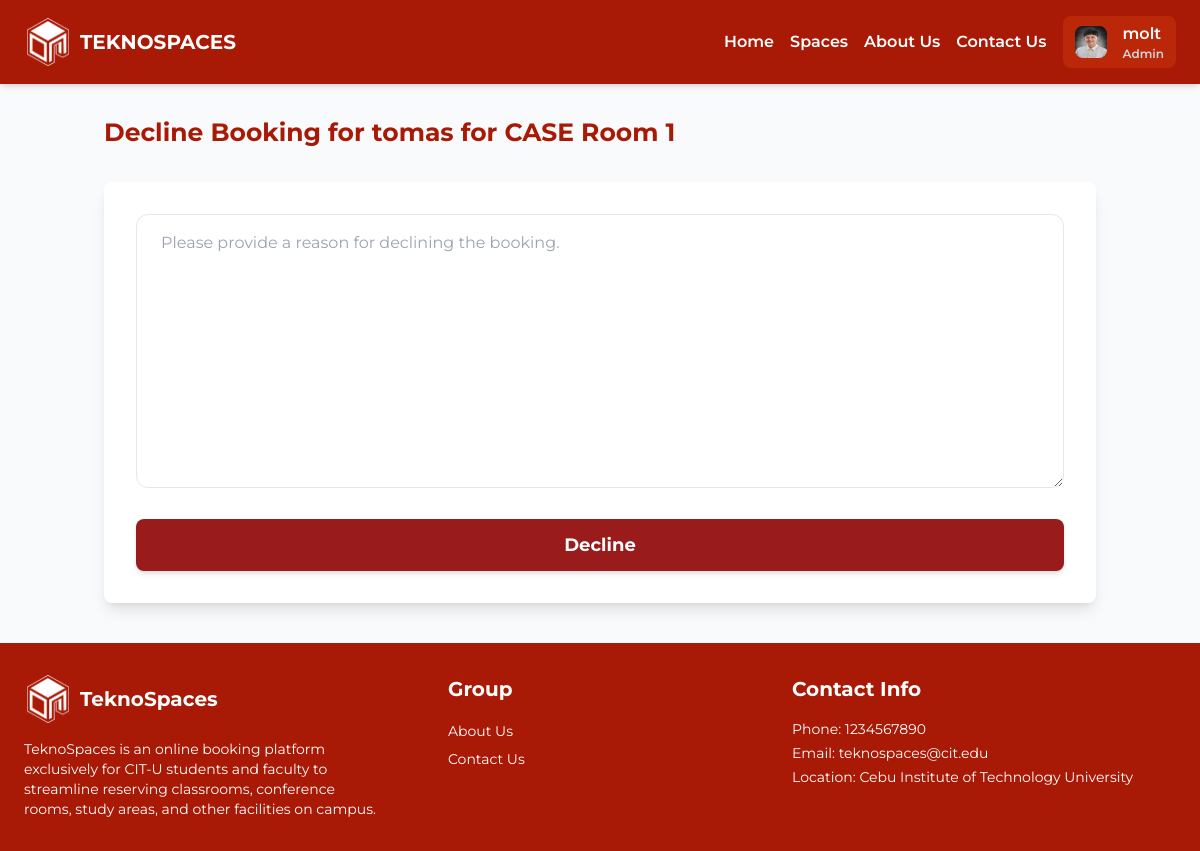
The page /dashboard/decline_booking/13/ (signed in) on the database its author committed.
### account/models.py (models this page shows)
class CustomUser(AbstractUser):
    profile_picture = models.ImageField(upload_to='prof_pic', blank=True, null=True)
    first_name = models.CharField(max_length=30, blank=True)
    last_name = models.CharField(max_length=30, blank=True)
    username = models.CharField(max_length=30, unique=True)
    email = models.EmailField(blank=True)
    sex = models.CharField(max_length=1, choices=[('M', 'Male'), ('F', 'Female')])
    year_level = models.IntegerField(null=True, blank=True, default=1)
    usertype = models.CharField(max_length=10, choices=[('student', 'Student'), ('faculty', 'Faculty'), ('admin', 'Admin')])
    program = models.CharField(max_length=100, null=True, default='Unrecorded')
    status = models.CharField(max_length=10, choices=[('active', 'Active'), ('inactive', 'Inactive')], default='active')

### booking/models.py (models this page shows, shortened)
class Booking(models.Model):
    STATUS_CHOICES = [
        ('pending', 'Pending'),
        ('rejected', 'Rejected'),
        ('approved', 'Approved'),
        ('archived', 'Archived'),
    ]
    user = models.ForeignKey(settings.AUTH_USER_MODEL, on_delete=models.CASCADE)
    space = models.ForeignKey(Space, on_delete=models.CASCADE)
    date = models.DateField(null=True, blank=True, default='2003-08-04')
    start_time = models.TimeField()
    end_time = models.TimeField()
    request_letter = models.FileField(upload_to='request_letters/')
    created_at = models.DateTimeField(auto_now_add=True)
    status = models.CharField(max_length=10, choices=STATUS_CHOICES, default='pending')

### space/models.py (models this page shows, shortened)
class Space(models.Model):
    main_image = models.ImageField(upload_to='space_images', blank=True, null=True)
    second_image = models.ImageField(upload_to='space_images', blank=True, null=True)
    third_image = models.ImageField(upload_to='space_images', blank=True, null=True)
    fourth_image = models.ImageField(upload_to='space_images', blank=True, null=True)
    fifth_image = models.ImageField(upload_to='space_images', blank=True, null=True)
    sixth_image = models.ImageField(upload_to='space_images', blank=True, null=True)
    title = models.CharField(max_length=100)
    category = models.ManyToManyField(Category, related_name='space')
    description = models.TextField(blank=True, null=True)
    price = models.FloatField()
    managed_by = models.ForeignKey(settings.AUTH_USER_MODEL, related_name='spaces', blank=True, null=True, on_delete=models.RESTRICT)
    booked_by = models.ForeignKey(settings.AUTH_USER_MODEL, related_name='space', blank=True, null=True, on_delete=models.SET_NULL)
    is_booked = models.BooleanField(default=False)
    date_created = models.DateField(auto_now_add=True)
    date_updated = models.DateTimeField(auto_now=True)
    book_count = models.IntegerField(null=True, blank=True, default=0)
    type = models.ManyToManyField(Type, related_name='space')
    venue = models.CharField(max_length=100)
    schedule = models.CharField(max_length= 16, null=True, blank=True, default='abcdefghijklmnop')
    seating_capacity = models.IntegerField()
    hasAirConditioner = models.BooleanField()
    hasInternet = models.BooleanField()
    hasTelevision = models.BooleanField()

### dashboard/views.py (the view)
# urls.py: path('decline_booking/<int:booking_id>/', views.decline_booking, name='decline_booking'),
@login_required
def decline_booking(request, booking_id):
    booking = get_object_or_404(Booking, id=booking_id)
    if request.method == 'POST':
        form = DeclineBookingForm(request.POST)
        if form.is_valid():
            reason = form.cleaned_data['reason']
            booking.status = 'rejected'
            booking.save()
            admin_user = request.user
            target_user = booking.user
            notification = Notification.objects.create(
                notification_type='decline',
                sender=admin_user,
                receiver=target_user,
                message=f'Your booking has been declined. Reason: {reason}',
                link=f'/spaces/{booking.space.id}/'
            )
            messages.success(request, 'Booking declined successfully.')
            return redirect('dashboard:my_bookings')
    else:
        form = DeclineBookingForm()
    return render(request, 'dashboard/decline_booking.html', {'form': form, 'booking': booking})

### dashboard/forms.py
class DeclineBookingForm(forms.Form):
    reason = forms.CharField(
        widget=forms.Textarea(attrs={
            'class': 'w-full py-4 px-6 rounded-xl border',  # Custom styling
            'placeholder': 'Please provide a reason for declining the booking.'  # Optional placeholder
        }),
        label='',  # Remove the label for the reason field
    )

### dashboard/templates/dashboard/decline_booking.html (shortened to what this page needs)
{% extends 'core/base.html' %}
{% block content %}
<div class="container mx-auto px-4 pt-[84px]">
    <h1 class="header">Decline Booking for {{ booking.user.username }} for {{ booking.space.title }}</h1>
    <form method="POST" action="." class="bg-white shadow-lg rounded-lg p-8">
        <div class="space-y-6">
            {{ form.as_p|safe }}
        </div>
        <button type="submit" class="mt-6 py-3 px-6 w-full text-lg rounded-lg bg-red-800 hover:bg-red-700 text-white transition duration-200 ease-in-out shadow-md focus:outline-none focus:ring-2 focus:ring-teal-400 focus:ring-opacity-50" style="font-weight: bold;">Decline</button>
    </form>
</div>
{% endblock %}

### core/templates/core/base.html (shortened to what this page needs)
<!DOCTYPE html>
<html lang="en">
<head>
    <script src="https://cdn.tailwindcss.com"></script>
    {% load static %}
    <link rel="stylesheet" href="{% static 'core/css/style.css' %}" type="text/css">
    <link rel="stylesheet" href="{% static 'css/base.css' %}" type="text/css">
    <link rel="stylesheet" href="https://cdnjs.cloudflare.com/ajax/libs/font-awesome/5.15.4/css/all.min.css">
</head>
<body class="bg-gray-50 font-sans relative">
    <nav class="py-4 px-6 flex flex-wrap items-center bg-[#A81906] shadow-md justify-between fixed z-[999999] w-full">
        {% load static %}
        <div class="flex items-center space-x-2">
            <img src="{% static 'core/images/logo-1.png' %}" alt="Logo" class="object-scale-down h-12 w-12">
            <a href="/" class="text-xl font-bold text-white">TEKNOSPACES</a>
        </div>
        <div class="w-full md:w-auto flex flex-col md:flex-row md:space-x-4 space-y-2 md:space-y-0 mt-4 md:mt-0 items-center md:justify-end">
            <a href="{% url 'core:index' %}" class="text-base font-semibold text-white hover:text-gray-300 transition">Home</a>
            <a href="{% url 'space:spaces' %}" class="text-base font-semibold text-white hover:text-gray-300 transition">Spaces</a>
            <a href="{% url 'core:about_us' %}" class="text-base font-semibold text-white hover:text-gray-300 transition">About Us</a>
            <a href="{% url 'core:contact_us' %}" class="text-base font-semibold text-white hover:text-gray-300 transition">Contact Us</a>
            {% if user.is_authenticated %}
                <div class="relative" id="profileDropdown">
                    <button onclick="toggleDropdown()" class="flex items-center px-3 py-1.5 text-base font-semibold bg-[#BA2709] text-white rounded-lg hover:bg-red-700 transition focus:outline-none">
                        {% if user.profile_picture %}
                            <img src="{{ user.profile_picture.url }}" alt="Profile Picture" class="h-8 w-8 rounded-lg mr-4">
                        {% else %}
                            <i class="fas fa-user-circle h-8 w-8 text-gray-500 mr-4"></i>
                        {% endif %}
                        <div class="flex flex-col items-start">
                            <span>{{ user.username }}</span>
                            {% if user.is_superuser %}
                                <span class="text-xs text-gray-300 mt-.2">Admin</span>
                            {% endif %}
                        </div>
                    </button>
                </div>
            {% else %}
                <a href="{% url 'core:log_in' %}" class="flex items-center px-3 py-1.5 text-base font-semibold bg-[#BA2709] text-white rounded-lg hover:bg-red-700 transition">
                    <span>Log In</span>
                </a>
            {% endif %}
        </div>
    </nav>
    {% block content %}
    {% endblock %}
    <footer class="py-8 px-6 bg-[#A81906] mt-10">
        <div class="max-w-7xl mx-auto flex flex-wrap justify-between">
            <div class="w-full md:w-1/3 mb-6 md:mb-0 pr-6">
                <div class="flex items-center space-x-2 mb-4">
                    <img src="{% static 'core/images/logo-1.png' %}" alt="Logo" class="object-scale-down h-12 w-12">
                    <h3 class="text-xl font-bold text-white">TeknoSpaces</h3>
                </div>
                <p class="text-sm text-white">TeknoSpaces is an online booking platform exclusively for CIT-U students and faculty to streamline reserving classrooms, conference rooms, study areas, and other facilities on campus.</p>
            </div>
            <div class="w-full md:w-1/3 mb-6 md:mb-0 pr-6">
                <div class="ml-10">
                    <h3 class="text-xl font-bold text-white mb-4">Group</h3>
                    <ul class="space-y-1">
                        <li><a href="{% url 'core:about_us' %}" class="text-sm text-white hover:text-gray-300 transition">About Us</a></li>
                        <li><a href="{% url 'core:contact_us' %}" class="text-sm text-white hover:text-gray-300 transition">Contact Us</a></li>
                    </ul>
                </div>
            </div>
            <div class="w-full md:w-1/3 pr-6">
                <h3 class="text-xl font-bold text-white mb-4">Contact Info</h3>
                <ul class="space-y-1">
                    <li class="text-sm text-white">Phone: 1234567890</li>
                    <li class="text-sm text-white">Email: teknospaces@cit.edu</li>
                    <li class="text-sm text-white">Location: Cebu Institute of Technology University</li>
                </ul>
            </div>
        </div>
    </footer>
</body>
</html>

### static/css/base.css (style rules this page uses)
body { font-family: 'Montserrat', sans-serif; }
.header { font-size: 25px; color: #A81906; font-weight: bold; margin-bottom: 30px; margin-top: 30px; }

### rows shown on the page
CustomUser: profile_picture (picture), username "molt"
Booking: user.username "tomas", space "CASE Room 1"
